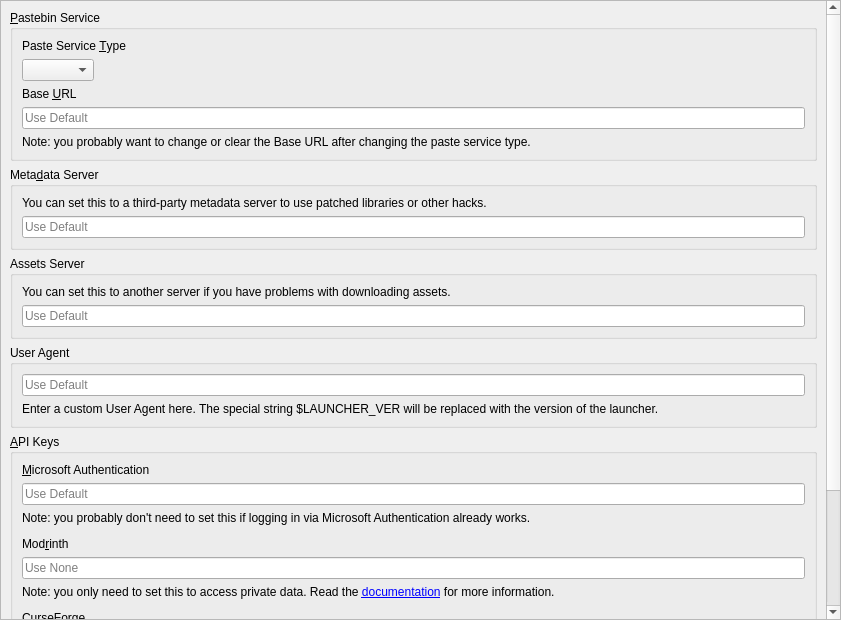
<?xml version="1.0" encoding="UTF-8"?>
<ui version="4.0">
 <class>APIPage</class>
 <widget class="QWidget" name="APIPage">
  <property name="geometry">
   <rect>
    <x>0</x>
    <y>0</y>
    <width>841</width>
    <height>620</height>
   </rect>
  </property>
  <layout class="QVBoxLayout" name="verticalLayout_6">
   <property name="leftMargin">
    <number>0</number>
   </property>
   <property name="topMargin">
    <number>0</number>
   </property>
   <property name="rightMargin">
    <number>0</number>
   </property>
   <property name="bottomMargin">
    <number>0</number>
   </property>
   <item>
    <widget class="QScrollArea" name="scrollArea">
     <property name="widgetResizable">
      <bool>true</bool>
     </property>
     <widget class="QWidget" name="scrollAreaWidgetContents">
      <property name="geometry">
       <rect>
        <x>0</x>
        <y>-216</y>
        <width>816</width>
        <height>832</height>
       </rect>
      </property>
      <layout class="QVBoxLayout" name="verticalLayout">
       <item>
        <widget class="QGroupBox" name="groupBox_paste">
         <property name="title">
          <string>&amp;Pastebin Service</string>
         </property>
         <layout class="QVBoxLayout" name="verticalLayout_3">
          <item>
           <widget class="QLabel" name="pasteServiceTypeLabel">
            <property name="text">
             <string>Paste Service &amp;Type</string>
            </property>
            <property name="buddy">
             <cstring>pasteTypeComboBox</cstring>
            </property>
           </widget>
          </item>
          <item>
           <widget class="QComboBox" name="pasteTypeComboBox">
            <property name="sizePolicy">
             <sizepolicy hsizetype="Maximum" vsizetype="Fixed">
              <horstretch>0</horstretch>
              <verstretch>0</verstretch>
             </sizepolicy>
            </property>
           </widget>
          </item>
          <item>
           <widget class="QLabel" name="baseURLLabel">
            <property name="text">
             <string>Base &amp;URL</string>
            </property>
            <property name="buddy">
             <cstring>baseURLEntry</cstring>
            </property>
           </widget>
          </item>
          <item>
           <widget class="QLineEdit" name="baseURLEntry">
            <property name="placeholderText">
             <string>Use Default</string>
            </property>
            <property name="clearButtonEnabled">
             <bool>true</bool>
            </property>
           </widget>
          </item>
          <item>
           <widget class="QLabel" name="baseURLNote">
            <property name="text">
             <string>Note: you probably want to change or clear the Base URL after changing the paste service type.</string>
            </property>
            <property name="wordWrap">
             <bool>true</bool>
            </property>
           </widget>
          </item>
         </layout>
        </widget>
       </item>
       <item>
        <widget class="QGroupBox" name="groupBox_meta">
         <property name="title">
          <string>Meta&amp;data Server</string>
         </property>
         <layout class="QVBoxLayout" name="verticalLayout_5">
          <item>
           <widget class="QLabel" name="label_6">
            <property name="text">
             <string>You can set this to a third-party metadata server to use patched libraries or other hacks.</string>
            </property>
            <property name="textFormat">
             <enum>Qt::RichText</enum>
            </property>
            <property name="wordWrap">
             <bool>true</bool>
            </property>
            <property name="openExternalLinks">
             <bool>true</bool>
            </property>
           </widget>
          </item>
          <item>
           <widget class="QLineEdit" name="metaURL">
            <property name="placeholderText">
             <string>Use Default</string>
            </property>
           </widget>
          </item>
         </layout>
        </widget>
       </item>
       <item>
        <widget class="QGroupBox" name="groupBox_assets">
         <property name="title">
          <string>Assets Server</string>
         </property>
         <layout class="QVBoxLayout" name="verticalLayout_assets">
          <item>
           <widget class="QLabel" name="label_7">
            <property name="text">
             <string>You can set this to another server if you have problems with downloading assets.</string>
            </property>
            <property name="textFormat">
             <enum>Qt::RichText</enum>
            </property>
            <property name="wordWrap">
             <bool>true</bool>
            </property>
            <property name="openExternalLinks">
             <bool>true</bool>
            </property>
           </widget>
          </item>
          <item>
           <widget class="QLineEdit" name="resourceURL">
            <property name="placeholderText">
             <string>Use Default</string>
            </property>
           </widget>
          </item>
         </layout>
        </widget>
       </item>
       <item>
        <widget class="QGroupBox" name="groupBox_ua">
         <property name="minimumSize">
          <size>
           <width>0</width>
           <height>0</height>
          </size>
         </property>
         <property name="title">
          <string>User Agent</string>
         </property>
         <layout class="QVBoxLayout" name="verticalLayout_7">
          <item>
           <widget class="QLineEdit" name="userAgentLineEdit">
            <property name="placeholderText">
             <string>Use Default</string>
            </property>
           </widget>
          </item>
          <item>
           <widget class="QLabel" name="userAgentLabel">
            <property name="text">
             <string>Enter a custom User Agent here. The special string $LAUNCHER_VER will be replaced with the version of the launcher.</string>
            </property>
            <property name="wordWrap">
             <bool>true</bool>
            </property>
           </widget>
          </item>
         </layout>
        </widget>
       </item>
       <item>
        <widget class="QGroupBox" name="groupBox_msa">
         <property name="title">
          <string>&amp;API Keys</string>
         </property>
         <layout class="QVBoxLayout" name="verticalLayout_4">
          <item>
           <widget class="QLabel" name="msaClientIDLabel">
            <property name="text">
             <string>&amp;Microsoft Authentication</string>
            </property>
            <property name="textFormat">
             <enum>Qt::RichText</enum>
            </property>
            <property name="wordWrap">
             <bool>true</bool>
            </property>
            <property name="openExternalLinks">
             <bool>true</bool>
            </property>
            <property name="buddy">
             <cstring>msaClientID</cstring>
            </property>
           </widget>
          </item>
          <item>
           <widget class="QLineEdit" name="msaClientID">
            <property name="placeholderText">
             <string>Use Default</string>
            </property>
           </widget>
          </item>
          <item>
           <widget class="QLabel" name="label_3">
            <property name="text">
             <string>Note: you probably don't need to set this if logging in via Microsoft Authentication already works.</string>
            </property>
            <property name="textFormat">
             <enum>Qt::RichText</enum>
            </property>
            <property name="wordWrap">
             <bool>true</bool>
            </property>
           </widget>
          </item>
          <item>
           <spacer name="verticalSpacer">
            <property name="orientation">
             <enum>Qt::Vertical</enum>
            </property>
            <property name="sizeType">
             <enum>QSizePolicy::Fixed</enum>
            </property>
            <property name="sizeHint" stdset="0">
             <size>
              <width>0</width>
              <height>6</height>
             </size>
            </property>
           </spacer>
          </item>
          <item>
           <widget class="QLabel" name="modrinthTokenLabel">
            <property name="text">
             <string>Mod&amp;rinth</string>
            </property>
            <property name="textFormat">
             <enum>Qt::RichText</enum>
            </property>
            <property name="wordWrap">
             <bool>true</bool>
            </property>
            <property name="openExternalLinks">
             <bool>true</bool>
            </property>
            <property name="buddy">
             <cstring>modrinthToken</cstring>
            </property>
           </widget>
          </item>
          <item>
           <widget class="QLineEdit" name="modrinthToken">
            <property name="enabled">
             <bool>true</bool>
            </property>
            <property name="placeholderText">
             <string>Use None</string>
            </property>
           </widget>
          </item>
          <item>
           <widget class="QLabel" name="label_8">
            <property name="text">
             <string>&lt;html&gt;&lt;head/&gt;&lt;body&gt;&lt;p&gt;Note: you only need to set this to access private data. Read the &lt;a href=&quot;https://docs.modrinth.com/api/#authentication&quot;&gt;documentation&lt;/a&gt; for more information.&lt;/p&gt;&lt;/body&gt;&lt;/html&gt;</string>
            </property>
            <property name="wordWrap">
             <bool>true</bool>
            </property>
            <property name="openExternalLinks">
             <bool>true</bool>
            </property>
           </widget>
          </item>
          <item>
           <spacer name="verticalSpacer_4">
            <property name="orientation">
             <enum>Qt::Vertical</enum>
            </property>
            <property name="sizeType">
             <enum>QSizePolicy::Fixed</enum>
            </property>
            <property name="sizeHint" stdset="0">
             <size>
              <width>0</width>
              <height>6</height>
             </size>
            </property>
           </spacer>
          </item>
          <item>
           <widget class="QLabel" name="flameKeyLabel">
            <property name="text">
             <string>&amp;CurseForge</string>
            </property>
            <property name="textFormat">
             <enum>Qt::RichText</enum>
            </property>
            <property name="wordWrap">
             <bool>true</bool>
            </property>
            <property name="openExternalLinks">
             <bool>true</bool>
            </property>
            <property name="buddy">
             <cstring>flameKey</cstring>
            </property>
           </widget>
          </item>
          <item>
           <widget class="QLineEdit" name="flameKey">
            <property name="enabled">
             <bool>true</bool>
            </property>
            <property name="placeholderText">
             <string>Use Default</string>
            </property>
           </widget>
          </item>
          <item>
           <widget class="QLabel" name="label_10">
            <property name="text">
             <string>Note: you probably don't need to set this if CurseForge already works.</string>
            </property>
            <property name="wordWrap">
             <bool>true</bool>
            </property>
           </widget>
          </item>
          <item>
           <spacer name="verticalSpacer_3">
            <property name="orientation">
             <enum>Qt::Vertical</enum>
            </property>
            <property name="sizeType">
             <enum>QSizePolicy::Fixed</enum>
            </property>
            <property name="sizeHint" stdset="0">
             <size>
              <width>0</width>
              <height>6</height>
             </size>
            </property>
           </spacer>
          </item>
          <item>
           <widget class="QLabel" name="label_12">
            <property name="text">
             <string>&amp;Technic</string>
            </property>
            <property name="buddy">
             <cstring>technicClientID</cstring>
            </property>
           </widget>
          </item>
          <item>
           <widget class="QLineEdit" name="technicClientID">
            <property name="placeholderText">
             <string>Use Default</string>
            </property>
           </widget>
          </item>
          <item>
           <widget class="QLabel" name="label_11">
            <property name="text">
             <string>&lt;html&gt;&lt;head/&gt;&lt;body&gt;&lt;p&gt;Note: you only need to set this to access private data.&lt;/p&gt;&lt;/body&gt;&lt;/html&gt;</string>
            </property>
            <property name="wordWrap">
             <bool>true</bool>
            </property>
           </widget>
          </item>
         </layout>
        </widget>
       </item>
       <item>
        <spacer name="verticalSpacer_2">
         <property name="orientation">
          <enum>Qt::Vertical</enum>
         </property>
         <property name="sizeHint" stdset="0">
          <size>
           <width>0</width>
           <height>0</height>
          </size>
         </property>
        </spacer>
       </item>
      </layout>
     </widget>
    </widget>
   </item>
  </layout>
 </widget>
 <resources/>
 <connections/>
</ui>
